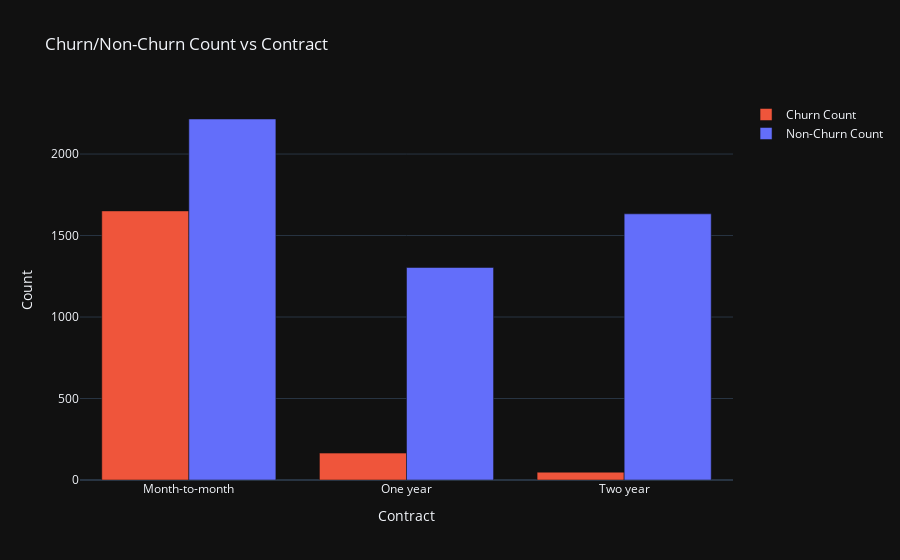

The cell this chart's notebook holds for it:
### Code cell
# Churn / Non Churn Count vs Contract
bargraph_plotly('Contract')

### Figure 1 — Plotly figure (JSON) as saved in the notebook; plotly's stock layout.template omitted (floating-point values rounded to 4 significant figures)
{"data": [{"marker": {"color": "#ef553b"}, "name": "Churn Count", "type": "bar", "x": ["Month-to-month", "One year", "Two year"], "y": [1651, 165, 48]}, {"marker": {"color": "#636efa"}, "name": "Non-Churn Count", "type": "bar", "x": ["Month-to-month", "Two year", "One year"], "y": [2215, 1633, 1304]}], "layout": {"barmode": "group", "title": {"text": "Churn/Non-Churn Count vs Contract"}, "xaxis": {"title": {"text": "Contract"}}, "yaxis": {"title": {"text": "Count"}}}}
